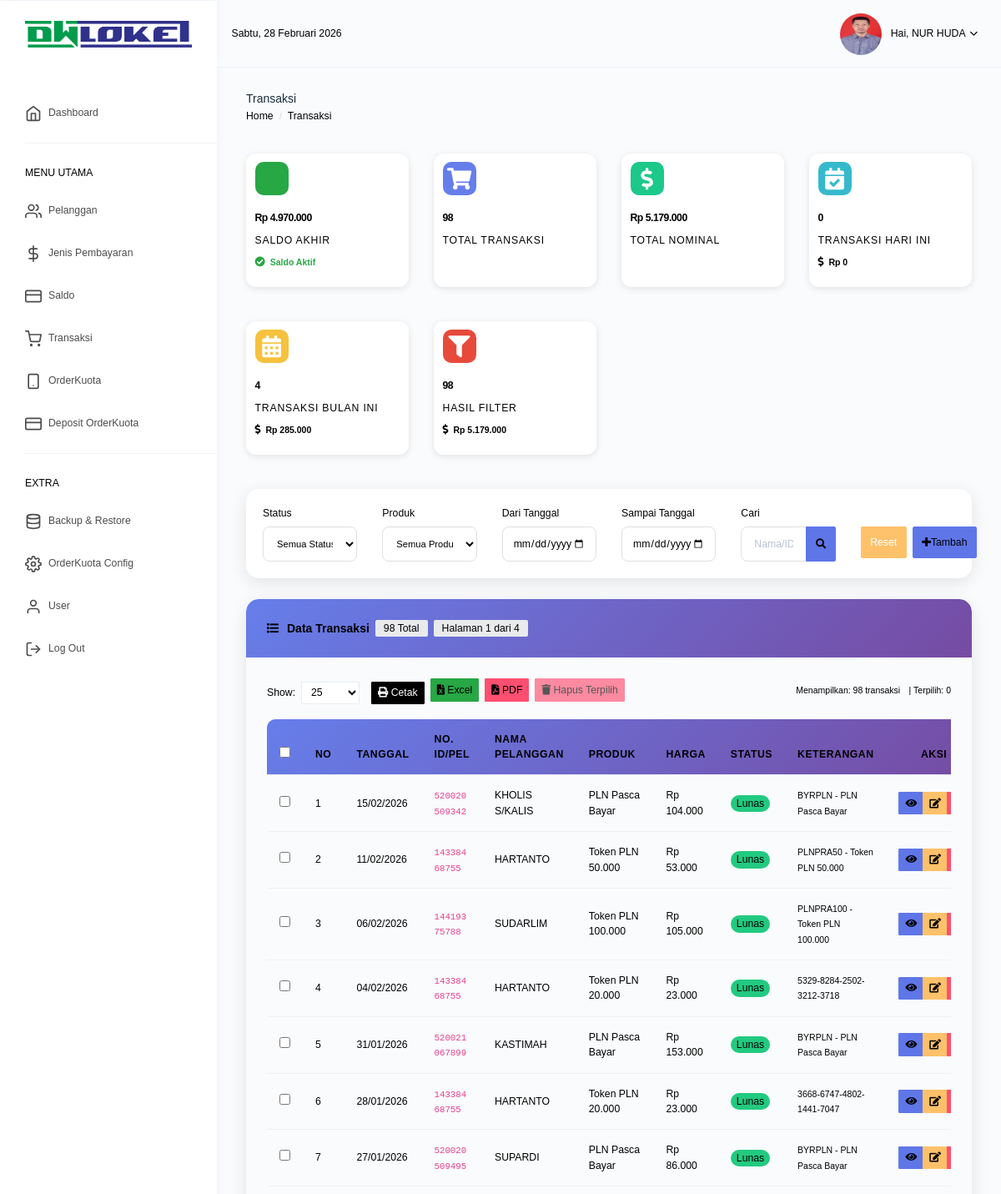
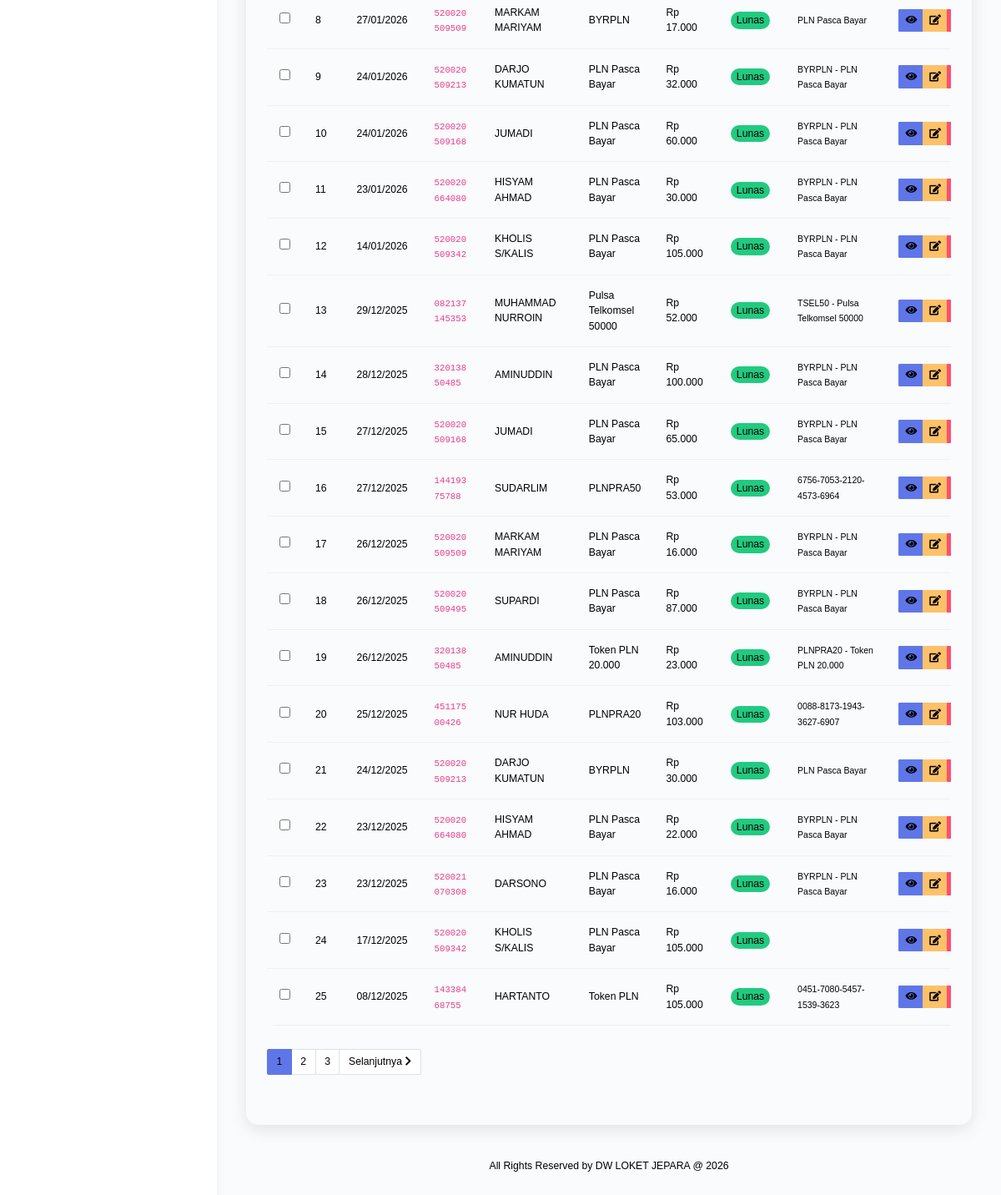
The app's page /transaksi/transaksi.php (signed in) with its own data (2 pictures, top to bottom).
### tables this page shows
CREATE TABLE `tb_user` (
  `id_user` int NOT NULL AUTO_INCREMENT,
  `username` varchar(50) NOT NULL,
  `password` varchar(255) DEFAULT NULL,
  `nama` varchar(100) NOT NULL,
  `email` varchar(100) NOT NULL,
  `foto` varchar(50) NOT NULL,
  `level` enum('admin','user') NOT NULL,
  PRIMARY KEY (`id_user`)
);

CREATE TABLE `transaksi` (
  `id_transaksi` int NOT NULL AUTO_INCREMENT,
  `tgl` date NOT NULL,
  `idpel` varchar(100) NOT NULL,
  `nama` varchar(100) NOT NULL,
  `produk` varchar(255) DEFAULT NULL,
  `id_bayar` int NOT NULL,
  `harga` varchar(100) NOT NULL,
  `status` enum('Lunas','Belum') NOT NULL,
  `ket` varchar(50) NOT NULL,
  PRIMARY KEY (`id_transaksi`),
  KEY `id_bayar` (`id_bayar`),
  CONSTRAINT `transaksi_ibfk_1` FOREIGN KEY (`id_bayar`) REFERENCES `tb_jenisbayar` (`id_bayar`) ON DELETE CASCADE ON UPDATE CASCADE
);

### transaksi/transaksi.php (the view, shortened to what the rows shown need)
<?php
include_once('../header.php');
include_once('../config/config.php');
$where_conditions = ["1=1"];
$where_clause = implode(' AND ', $where_conditions);
$page = isset($_GET['page']) ? (int)$_GET['page'] : 1;
$per_page = isset($_GET['per_page']) ? (int)$_GET['per_page'] : 25;
$offset = ($page - 1) * $per_page;
$sql = $koneksi->query("SELECT transaksi.*, tb_jenisbayar.jenis_bayar,
                               COALESCE(transaksi.produk, tb_jenisbayar.jenis_bayar) as produk_display
                        FROM transaksi
                        JOIN tb_jenisbayar ON transaksi.id_bayar = tb_jenisbayar.id_bayar
                        WHERE $where_clause
                        ORDER BY transaksi.tgl DESC, transaksi.id_transaksi DESC
                        LIMIT $per_page OFFSET $offset");
?>
<!DOCTYPE html>
<html lang="en">
<head>
</head>
<body>
    <div class="container-fluid">
        <div class="row">
            <div class="col-12">
                <div class="modern-card">
                    <div class="modern-card-body">
                        <div class="d-flex justify-content-between align-items-center mb-4 flex-wrap">
                        <div class="table-responsive mt-3">
                            <table class="table modern-table table-hover">
                                <thead>
                                    <tr>
                                        <th style="width: 30px;">
                                            <input type="checkbox" id="selectAll" title="Pilih Semua">
                                        </th>
                                        <th style="width: 5px;">No</th>
                                        <th>Tanggal</th>
                                        <th>No. ID/PEL</th>
                                        <th>Nama Pelanggan</th>
                                        <th>Produk</th>
                                        <th>Harga</th>
                                        <th>Status</th>
                                        <th style="width: 200px;">Keterangan</th>
                                        <th style="text-align: center;">Aksi</th>
                                    </tr>
                                </thead>
                                <tbody>
                                    <?php
                                    if ($sql && $sql->num_rows > 0):
                                        $no = ($page - 1) * $per_page + 1;
                                        while($data = $sql->fetch_assoc()):
                                            $tgl = $data['tgl'];
                                            $status = ($data['status'] == 'Lunas')? "<span class='badge badge-pill badge-success'>Lunas</span>" : "<span class='badge badge-pill badge-danger'>Belum Bayar</span>";
                                    ?>
                                    <tr>
                                        <td>
                                            <input type="checkbox" class="checkbox-transaksi" value="<?=$data['id_transaksi']?>" data-nama="<?=htmlspecialchars($data['nama'], ENT_QUOTES)?>">
                                        </td>
                                        <td><?=$no++;?></td>
                                        <td><?=date('d/m/Y', strtotime($tgl));?></td>
                                        <td>
                                            <code><?=$data['idpel'];?></code>
                                        </td>
                                        <td><?=htmlspecialchars($data['nama']);?></td>
                                        <td><?=htmlspecialchars($data['produk_display'] ?? $data['produk'] ?? $data['jenis_bayar'] ?? '-');?></td>
                                        <td><strong>Rp <?=number_format($data['harga'], 0, ",", ".");?></strong></td>
                                        <td><?=$status?></td>
                                        <td><small><?=htmlspecialchars(mb_substr($data['ket'], 0, 50)) . (mb_strlen($data['ket']) > 50 ? '...' : '');?></small></td>
                                        <td align="center">
                                            <div class="btn-group" role="group">
                                                <a href="detail_transaksi.php?id=<?=$data['id_transaksi'];?>" class="btn btn-sm btn-info" data-toggle="tooltip" data-placement="top" title="Detail Transaksi">
                                                    <i class="fa fa-eye"></i>
                                                </a>
                                                <a href="<?=base_url('transaksi/edit.php?id=' . $data['id_transaksi'])?>" class="btn btn-sm btn-warning" data-toggle="tooltip" data-placement="top" title="Edit Transaksi">
                                                    <i class="fa fa-edit"></i>
                                                </a>
                                                <a href="hapus.php?id=<?=$data['id_transaksi']; ?>" onclick="return swalConfirmDelete(this.href, 'Yakin Hapus Transaksi?', 'Transaksi ini akan dihapus secara permanen!')" class="btn btn-sm btn-danger" data-toggle="tooltip" data-placement="top" title="Hapus Transaksi">
                                                </a>
                                            </div>
                                        </td>
                                    </tr>
                                    <?php
                                        endwhile;
                                    endif; ?>
                                </tbody>
                            </table>
                        </div>
                    </div>
                </div>
            </div>
        </div>
    </div>
    <?php
        include_once('../footer.php');
    ?>
</body>
</html>

### header.php (shortened to what the rows shown need)
<?php
require_once __DIR__ . "/config/config.php";
$id = isset($_SESSION['id_user']) ? (int)$_SESSION['id_user'] : 0;
$tampil = null;
if ($id > 0) {
	$stmt = $koneksi->prepare("SELECT * FROM tb_user WHERE id_user = ?");
	$stmt->bind_param("i", $id);
	$stmt->execute();
	$result = $stmt->get_result();
	$tampil = $result->fetch_assoc();
} else {
	header("Location: " . base_url('auth/login.php'));
	exit();
}
?>
<!DOCTYPE html>
<html dir="ltr" lang="en">
<head>
    <link href="<?=base_url()?>/files/assets/extra-libs/c3/c3.min.css" rel="stylesheet">
    <link href="<?=base_url()?>/files/assets/libs/chartist/dist/chartist.min.css" rel="stylesheet">
    <link href="<?=base_url()?>/files/assets/extra-libs/jvector/jquery-jvectormap-2.0.2.css" rel="stylesheet" />
    <link href="<?=base_url()?>/files/assets/extra-libs/datatables.net-bs4/css/dataTables.bootstrap4.css"
        rel="stylesheet">
    <link href="<?=base_url()?>/files/dist/css/style.min.css?v=<?=time()?>" rel="stylesheet">
    <link href="<?=base_url()?>/files/dist/css/modern-style.css?v=<?=time()?>" rel="stylesheet">
    <link href="<?=base_url()?>/files/dist/css/sweetalert2.min.css" rel="stylesheet">
</head>
<body>
    <div id="main-wrapper" data-theme="light" data-layout="vertical" data-navbarbg="skin6" data-sidebartype="full"
        data-sidebar-position="fixed" data-header-position="fixed" data-boxed-layout="full">
        <header class="topbar" data-navbarbg="skin6">
            <nav class="navbar top-navbar navbar-expand-md">
                <div class="navbar-collapse collapse" id="navbarSupportedContent">
                    <ul class="navbar-nav float-right">
                        <li class="nav-item dropdown">
                            <a class="nav-link dropdown-toggle" href="javascript:void(0)" data-toggle="dropdown"
                                aria-haspopup="true" aria-expanded="false">
                                <img src="<?=base_url()?>/files/assets/images/<?=htmlspecialchars($tampil['foto'] ?? 'default.png', ENT_QUOTES, 'UTF-8'); ?>" alt="user"
                                    class="rounded-circle" width="50" height="50">
                                <span class="ml-2 d-none d-lg-inline-block"><span>Hai,</span> <span
                                        class="text-dark"><?=htmlspecialchars($tampil['nama'] ?? 'User', ENT_QUOTES, 'UTF-8'); ?></span> <i data-feather="chevron-down"
                                        class="svg-icon"></i></span>
                            </a>
                        </li>
                    </ul>
                </div>
            </nav>
        </header>
        <div class="page-wrapper">

### records on screen
tb_user: foto (picture), nama "NUR HUDA"
transaksi: tgl "15/02/2026", idpel "520020509342", nama "KHOLIS S/KALIS", produk_display "PLN Pasca Bayar", harga "104.000", status "Lunas", ket "BYRPLN - PLN Pasca Bayar"
transaksi: tgl "11/02/2026", idpel "14338468755", nama "HARTANTO", produk_display "Token PLN 50.000", harga "53.000", status "Lunas", ket "PLNPRA50 - Token PLN 50.000"
transaksi: tgl "06/02/2026", idpel "14419375788", nama "SUDARLIM", produk_display "Token PLN 100.000", harga "105.000", status "Lunas", ket "PLNPRA100 - Token PLN 100.000"
transaksi: tgl "04/02/2026", idpel "14338468755", nama "HARTANTO", produk_display "Token PLN 20.000", harga "23.000", status "Lunas", ket "5329-8284-2502-3212-3718"
transaksi: tgl "31/01/2026", idpel "520021067899", nama "KASTIMAH", produk_display "PLN Pasca Bayar", harga "153.000", status "Lunas", ket "BYRPLN - PLN Pasca Bayar"
transaksi: tgl "28/01/2026", idpel "14338468755", nama "HARTANTO", produk_display "Token PLN 20.000", harga "23.000", status "Lunas", ket "3668-6747-4802-1441-7047"
transaksi: tgl "27/01/2026", idpel "520020509495", nama "SUPARDI", produk_display "PLN Pasca Bayar", harga "86.000", status "Lunas", ket "BYRPLN - PLN Pasca Bayar"
transaksi: tgl "27/01/2026", idpel "520020509509", nama "MARKAM MARIYAM", produk_display "BYRPLN", harga "17.000", status "Lunas", ket "PLN Pasca Bayar"
transaksi: tgl "24/01/2026", idpel "520020509213", nama "DARJO KUMATUN", produk_display "PLN Pasca Bayar", harga "32.000", status "Lunas", ket "BYRPLN - PLN Pasca Bayar"
transaksi: tgl "24/01/2026", idpel "520020509168", nama "JUMADI", produk_display "PLN Pasca Bayar", harga "60.000", status "Lunas", ket "BYRPLN - PLN Pasca Bayar"
transaksi: tgl "23/01/2026", idpel "520020664080", nama "HISYAM AHMAD", produk_display "PLN Pasca Bayar", harga "30.000", status "Lunas", ket "BYRPLN - PLN Pasca Bayar"
transaksi: tgl "14/01/2026", idpel "520020509342", nama "KHOLIS S/KALIS", produk_display "PLN Pasca Bayar", harga "105.000", status "Lunas", ket "BYRPLN - PLN Pasca Bayar"
transaksi: tgl "29/12/2025", idpel "082137145353", nama "MUHAMMAD NURROIN", produk_display "Pulsa Telkomsel 50000", harga "52.000", status "Lunas", ket "TSEL50 - Pulsa Telkomsel 50000"
transaksi: tgl "28/12/2025", idpel "32013850485", nama "AMINUDDIN", produk_display "PLN Pasca Bayar", harga "100.000", status "Lunas", ket "BYRPLN - PLN Pasca Bayar"
transaksi: tgl "27/12/2025", idpel "520020509168", nama "JUMADI", produk_display "PLN Pasca Bayar", harga "65.000", status "Lunas", ket "BYRPLN - PLN Pasca Bayar"
transaksi: tgl "27/12/2025", idpel "14419375788", nama "SUDARLIM", produk_display "PLNPRA50", harga "53.000", status "Lunas", ket "6756-7053-2120-4573-6964"
transaksi: tgl "26/12/2025", idpel "520020509509", nama "MARKAM MARIYAM", produk_display "PLN Pasca Bayar", harga "16.000", status "Lunas", ket "BYRPLN - PLN Pasca Bayar"
transaksi: tgl "26/12/2025", idpel "520020509495", nama "SUPARDI", produk_display "PLN Pasca Bayar", harga "87.000", status "Lunas", ket "BYRPLN - PLN Pasca Bayar"
transaksi: tgl "26/12/2025", idpel "32013850485", nama "AMINUDDIN", produk_display "Token PLN 20.000", harga "23.000", status "Lunas", ket "PLNPRA20 - Token PLN 20.000"
transaksi: tgl "25/12/2025", idpel "45117500426", nama "NUR HUDA", produk_display "PLNPRA20", harga "103.000", status "Lunas", ket "0088-8173-1943-3627-6907"
transaksi: tgl "24/12/2025", idpel "520020509213", nama "DARJO KUMATUN", produk_display "BYRPLN", harga "30.000", status "Lunas", ket "PLN Pasca Bayar"
transaksi: tgl "23/12/2025", idpel "520020664080", nama "HISYAM AHMAD", produk_display "PLN Pasca Bayar", harga "22.000", status "Lunas", ket "BYRPLN - PLN Pasca Bayar"
transaksi: tgl "23/12/2025", idpel "520021070308", nama "DARSONO", produk_display "PLN Pasca Bayar", harga "16.000", status "Lunas", ket "BYRPLN - PLN Pasca Bayar"
transaksi: tgl "17/12/2025", idpel "520020509342", nama "KHOLIS S/KALIS", produk_display "PLN Pasca Bayar", harga "105.000", status "Lunas"
transaksi: tgl "08/12/2025", idpel "14338468755", nama "HARTANTO", produk_display "Token PLN", harga "105.000", status "Lunas", ket "0451-7080-5457-1539-3623"

### other values on screen
$total_saldo "4.970.000"
$saldo_status "Saldo Aktif"
$total_stats['total'] "98"
$total_stats['nominal'] "5.179.000"
$today_stats['total'] "0"
$today_stats['nominal'] "0"
$month_stats['total'] "4"
$month_stats['nominal'] "285.000"
$filtered_total "98"
$filtered_nominal "5.179.000"
$total_count "98"
$page "1"
$total_pages "4"
